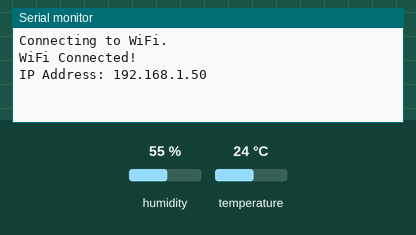
Recording of a sketch running on a simulated ESP32. Shown: the last lines printed to the serial monitor. The inputs (shaded band) are chosen by the test bench; at power-on: humidity 55 %, temperature 24 °C. WiFi joins after 1.5 s; servers stay silent unless stated; web services answer with replies made up by the test bench.

Above: at 6.2 s.
6.3 s: humidity set to 22 %
At 8.3 s:
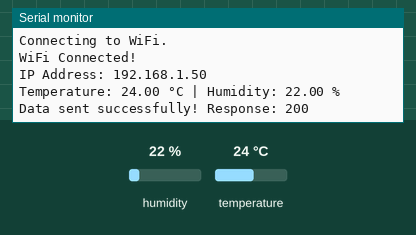
14.5 s: temperature set to 12 °C
At 21.63 s:
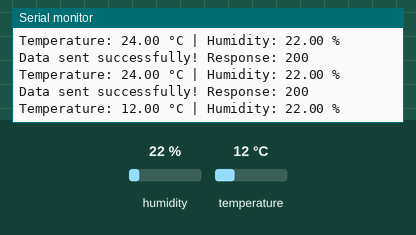
22.7 s: humidity set to 40 %
At 29.7 s:
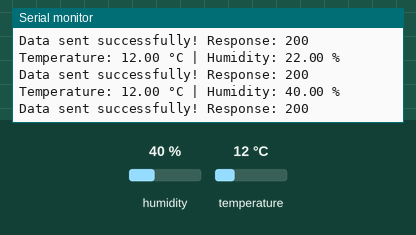

Measured:
- after the input at 6.3 s, the serial monitor: prints a new line after 0.73 s (image 1)
- after the input at 14.5 s, the serial monitor: prints a new line after 7.0 s (image 2)
- after the input at 22.7 s, the serial monitor: prints a new line after 6.0 s (image 3)

The sketch:

DHT-11-Temp-sensor.ino
```cpp
#include <WiFi.h>
#include <HTTPClient.h>
#include <DHT.h>

// WiFi Credentials
const char* ssid = "Airtel_E-44";
const char* password = "Orchid_E-44";

// ThingSpeak API Details
const char* server = "http://api.thingspeak.com/update";
String apiKey = "PI1GYM30I1EGYUBE";  // Replace with your actual API Key

// DHT11 Sensor Setup
#define DHTPIN 23       // GPIO pin where DHT11 is connected
#define DHTTYPE DHT11  // DHT 11 Sensor
DHT dht(DHTPIN, DHTTYPE);

void setup() {
    Serial.begin(115200);
    dht.begin();

    // Connect to WiFi
    WiFi.begin(ssid, password);
    Serial.print("Connecting to WiFi");

    while (WiFi.status() != WL_CONNECTED) {
        delay(5000);
        Serial.print(".");
    }

    Serial.println("\nWiFi Connected!");
    Serial.print("IP Address: ");
    Serial.println(WiFi.localIP());
}

void loop() {
    delay(2000);
    float temperature = dht.readTemperature(); // Read temperature in Celsius
    float humidity = dht.readHumidity();      // Read humidity

    // Check if sensor reading is valid
    if (isnan(temperature) || isnan(humidity)) {
        Serial.println("Failed to read from DHT sensor!");
        return;
    }

    Serial.print("Temperature: ");
    Serial.print(temperature);
    Serial.print(" °C | Humidity: ");
    Serial.print(humidity);
    Serial.println(" %");

    sendDataToCloud(temperature, humidity);
    delay(5000);  // Send data every 10 seconds
}

void sendDataToCloud(float temperature, float humidity) {
    if (WiFi.status() == WL_CONNECTED) {
        HTTPClient http;
        String requestURL = server;
        requestURL += "?api_key=" + apiKey;
        requestURL += "&field1=" + String(temperature);  // Send Temperature
        requestURL += "&field2=" + String(humidity);     // Send Humidity

        http.begin(requestURL);
        int httpResponseCode = http.GET();

        if (httpResponseCode > 0) {
            Serial.print("Data sent successfully! Response: ");
            Serial.println(httpResponseCode);
        } else {
            Serial.print("Error sending data. HTTP response code: ");
            Serial.println(httpResponseCode);
        }

        http.end();
    } else {
        Serial.println("WiFi not connected. Unable to send data.");
    }
}
```
